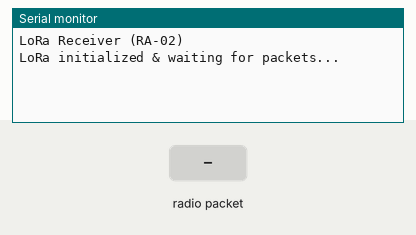
Recording of a sketch running on a simulated Arduino Uno, built for the host (arithmetic inside an expression is 32-bit, double 64-bit). Parts: the last lines printed to the serial monitor. Inputs (shaded band) come from the test bench. No radio packets arrive unless stated.

Above: at 2.2 s.
2.3 s: radio packet "1" arrives
At 2.8 s:
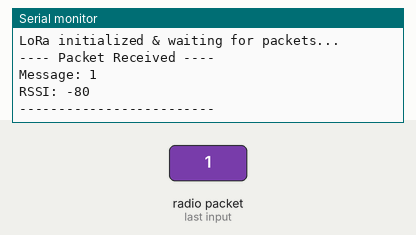
3.8 s: radio packet "0" arrives
At 5.0 s:
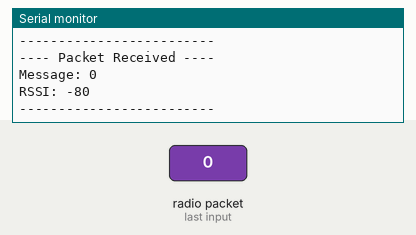
5.3 s: radio packet "2" arrives
At 6.3 s:
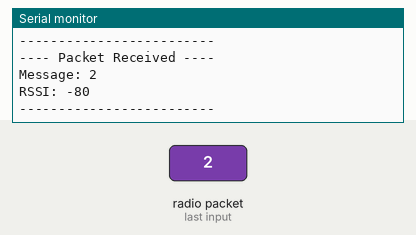

Measured:
- after the input at 2.3 s, the serial monitor: prints a new line at once (image 1)
- after the input at 3.8 s, the serial monitor: prints a new line at once (image 2)
- after the input at 5.3 s, the serial monitor: prints a new line at once (image 3)

The sketch:

Lora_rx2.ino
```cpp
#include <SPI.h>
#include <LoRa.h>

// SAME pin mapping as TX
#define SCK 18
#define MISO 19
#define MOSI 27
#define SS 5
#define RST 14
#define DIO0 26

void setup() {
  Serial.begin(115200);
  while (!Serial);

  Serial.println("LoRa Receiver (RA-02)");

  SPI.begin(SCK, MISO, MOSI, SS);
  LoRa.setPins(SS, RST, DIO0);
  delay(1000);

  if (!LoRa.begin(433E6)) {
    Serial.println("Starting LoRa failed!");
    while (1);
  }

  Serial.println("LoRa initialized & waiting for packets...");
}

void loop() {
  // Try to parse received packet
  int packetSize = LoRa.parsePacket();
  if (packetSize) {
    Serial.println("---- Packet Received ----");

    String received = "";
    while (LoRa.available()) {
      received += (char)LoRa.read();
    }

    Serial.print("Message: ");
    Serial.println(received);

    // RSSI signal strength
    Serial.print("RSSI: ");
    Serial.println(LoRa.packetRssi());

    Serial.println("-------------------------");
  }
}
```
